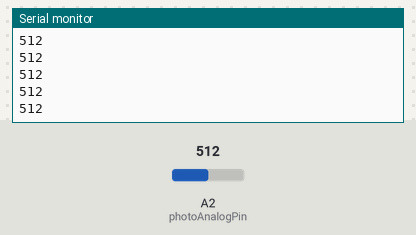
Recording of a sketch running on a simulated Arduino Uno, built with avr-gcc and run on an emulated ATmega328P. On the bench: the last lines printed to the serial monitor. Inputs (shaded band) come from the test bench; at power-on: A2 (photoAnalogPin) = 512.

Above: at 1.2 s.
1.3 s: A2 (photoAnalogPin) set to 716
At 2.4 s:
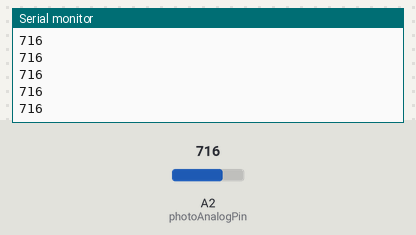
2.8 s: A2 (photoAnalogPin) set to 900
At 3.4 s:
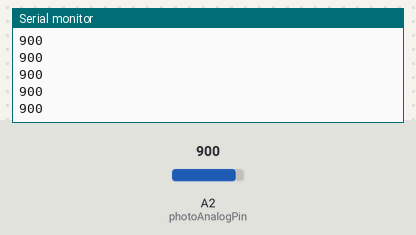
Timing chart, 0 to 5.8 s (numbered marks = the images above; inputs shaded):
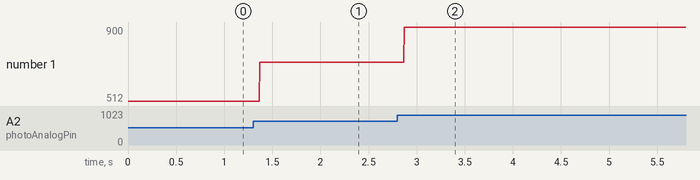

The sketch:

PhotoResistor.ino
```cpp
//PhotoResistor *just in case

const int photoAnalogPin=A2;
void setup() {
  Serial.begin(9600);

}

void loop() {
  Serial.println(analogRead(photoAnalogPin));
}
```

Measured:
- after the input at 1.3 s, the serial monitor: prints a new line after 0.07 s (image 1)
- after the input at 2.8 s, the serial monitor: prints a new line after 0.07 s (image 2)
- plotted number 1: 512 → 716 after the input at 1.3 s, 716 → 900 after the input at 2.8 s
